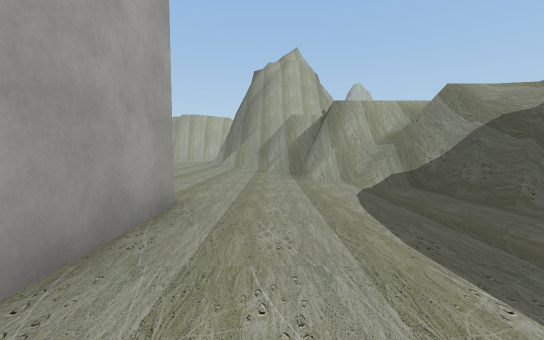
[1] (above)

12 first-person views from a walk through a Unity game level. The camera is 1.3 m above the floor, tilts 4° down and sees 90° across. The floor is counted in squares, 2 m on a side. Each view is taken from the middle of a square. On the plan, view 1 faces up. The plan holds only what a view shows up to about 9 squares ahead; the rest is blank. The place goes on beyond the plan. The player is left out. Some surface patterns are stand-ins.

[2]
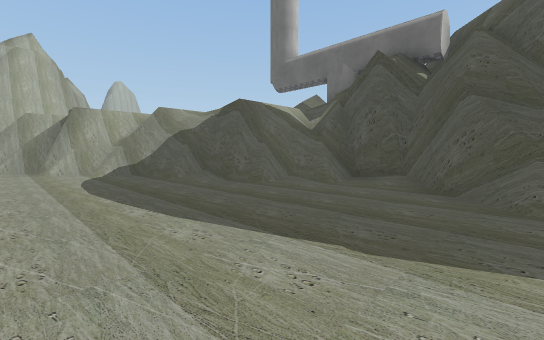

[3]
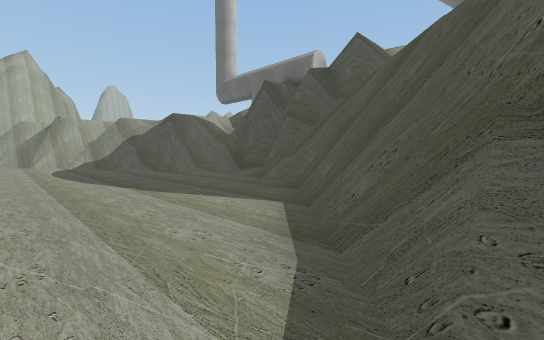

[4]
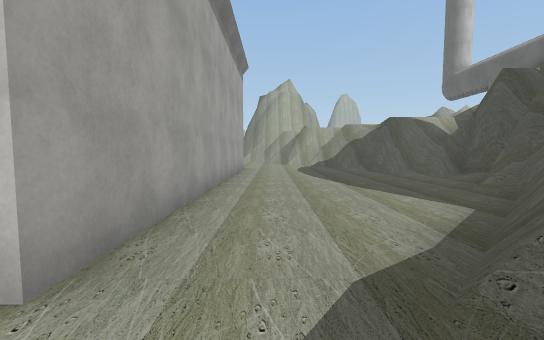

[5]
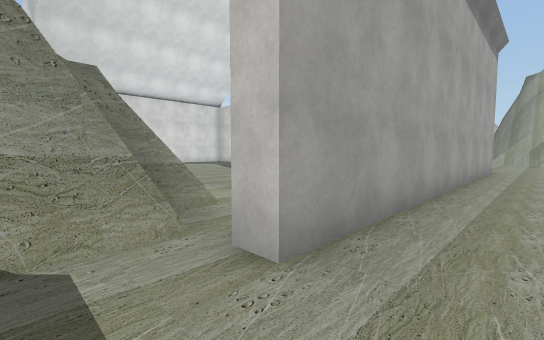

[6]
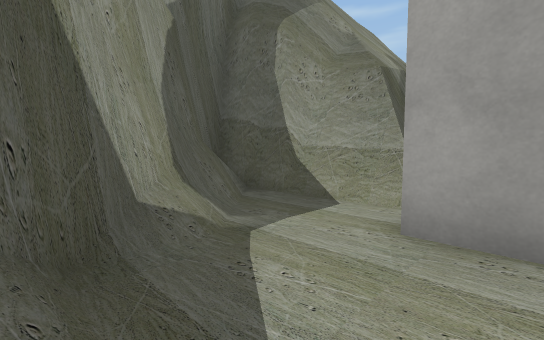

[7]
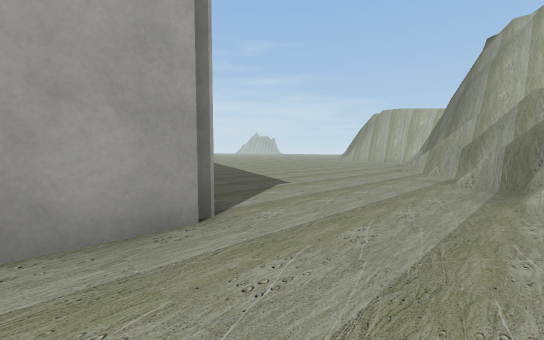

[8]
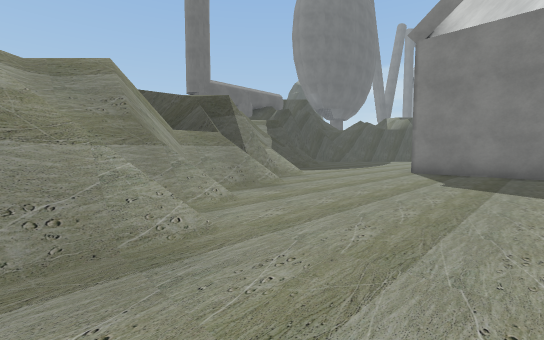

[9]
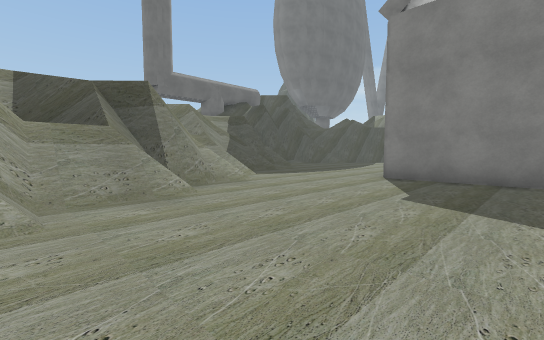

[10]
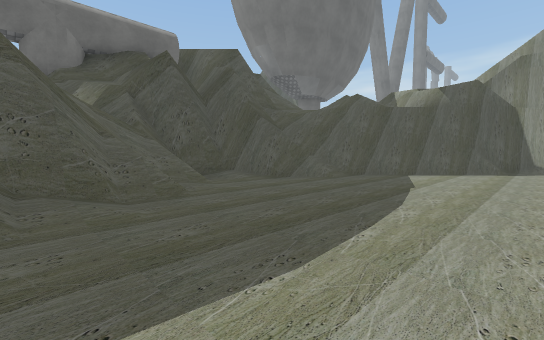

[11]
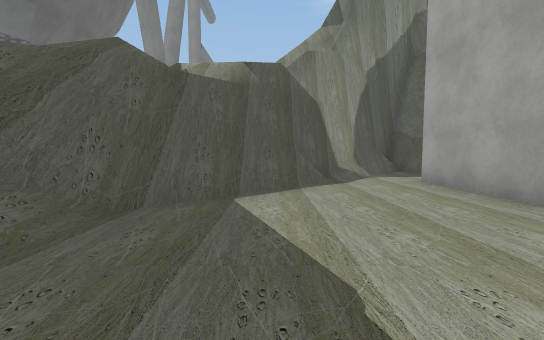

[12]
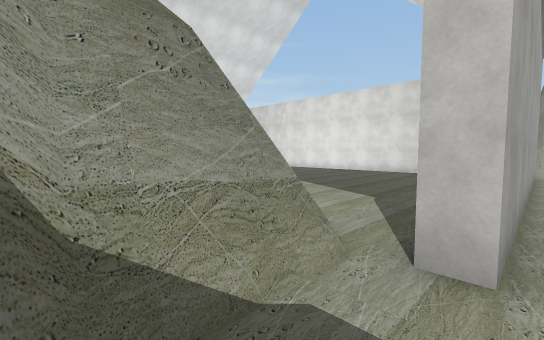

### Floor plan
Key: @ floor where view 1 was taken; # wall or solid block; . floor; / step, stairs or slope; = window, fence, low wall or low ledge.
Columns run from 4 left of view 1 to 6 right of it. Each row starts with its distance up from view 1.
 12 ..##
 11 ..###
 10 ...##
  9 ....##
  8 ....###
  7 .....##
  6 ...../##
  5 ......###
  4 .......##
  3 ####.../##
  2    #.../###
  1    #..../=#
  0    #@..../#
 -1 .. #...../#
 -2 .. #.....##
 -3 .. #..../##
 -4 ...#....##
 -5 ...#...##
 -6 ####..##
 -7  ##..###
 -8   #./#
 -9   #/##
-10   ###

Where each view was taken, in squares from view 1:
view 1: 0 up, 0 right, facing up
view 2: 3 down, 0 right, facing up-right
view 3: 7 down, 0 right, facing up-right
view 4: 8 down, 0 right, facing up
view 5: 8 down, 0 right, facing up-left
view 6: 6 down, 1 right, facing down-left
view 7: 2 up, 1 right, facing up-left
view 8: 12 up, 4 left, facing down-right
view 9: 10 up, 4 left, facing down-right
view 10: 3 up, 0 right, facing down-right
view 11: 1 down, 2 right, facing down
view 12: 9 down, 1 left, facing up-left
